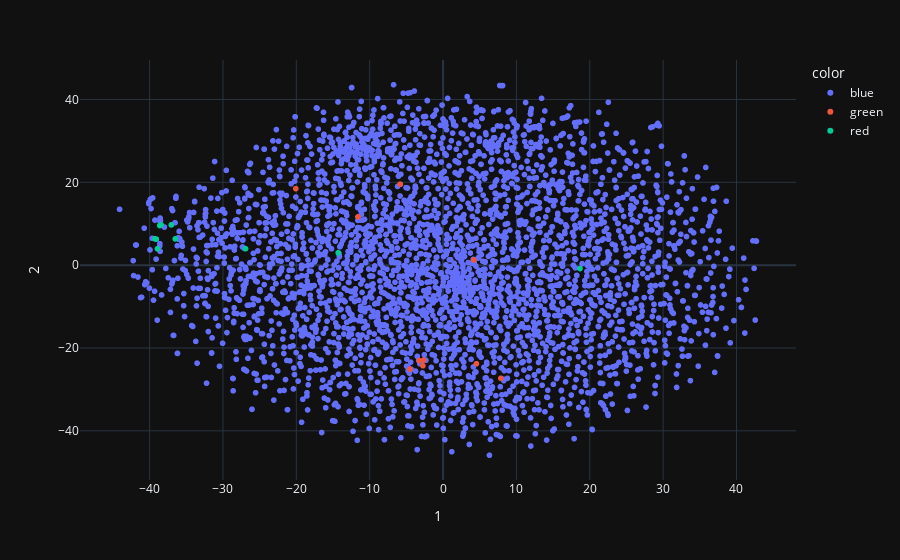

Notebook cell for this chart:
### Code cell
fig = px.scatter(tsne_2d_df, x='1', y='2', hover_data=['token'], color='color')
fig.show()

### Figure 1 — Plotly figure (JSON) as saved in the notebook; plotly's stock layout.template omitted (floating-point values rounded to 4 significant figures; data arrays with more than 128 entries replaced by an {"elided": "..."} marker saying what was removed)
{"data": [{"customdata": {"elided": "3828x1 str values"}, "hovertemplate": "color=blue<br>1=%{x}<br>2=%{y}<br>token=%{customdata[0]}<extra></extra>", "legendgroup": "blue", "marker": {"color": "#636efa", "symbol": "circle"}, "mode": "markers", "name": "blue", "showlegend": true, "x": {"elided": "3828 float values"}, "xaxis": "x", "y": {"elided": "3828 float values"}, "yaxis": "y", "type": "scattergl"}, {"customdata": [["title"], ["queen"], ["emperor"], ["reign"], ["djedkare"], ["walter"], ["bce"], ["earl"], ["iv"], ["philip"]], "hovertemplate": "color=green<br>1=%{x}<br>2=%{y}<br>token=%{customdata[0]}<extra></extra>", "legendgroup": "green", "marker": {"color": "#EF553B", "symbol": "circle"}, "mode": "markers", "name": "green", "showlegend": true, "x": [-11.6, -4.51, -2.664, -3.249, -20.07, 4.552, -2.746, 4.183, 7.883, -5.859], "xaxis": "x", "y": [11.66, -25.1, -22.91, -23.04, 18.48, -23.8, -24.28, 1.263, -27.31, 19.54], "yaxis": "y", "type": "scattergl"}, {"customdata": [["seasons"], ["baseball"], ["creation"], ["promotion"], ["premier"], ["speaking"], ["champions"], ["basketball"], ["hockey"], ["uefa"]], "hovertemplate": "color=red<br>1=%{x}<br>2=%{y}<br>token=%{customdata[0]}<extra></extra>", "legendgroup": "red", "marker": {"color": "#00cc96", "symbol": "circle"}, "mode": "markers", "name": "red", "showlegend": true, "x": [-26.92, -38.93, -14.29, -37.05, -38.62, 18.67, -38.44, -39.11, -39.28, -36.5], "xaxis": "x", "y": [3.978, 3.956, 2.981, 9.729, 9.57, -0.8134, 9.774, 6.304, 6.344, 6.338], "yaxis": "y", "type": "scattergl"}], "layout": {"xaxis": {"anchor": "y", "domain": [0.0, 1.0], "title": {"text": "1"}}, "yaxis": {"anchor": "x", "domain": [0.0, 1.0], "title": {"text": "2"}}, "legend": {"title": {"text": "color"}, "tracegroupgap": 0}, "margin": {"t": 60}}}
